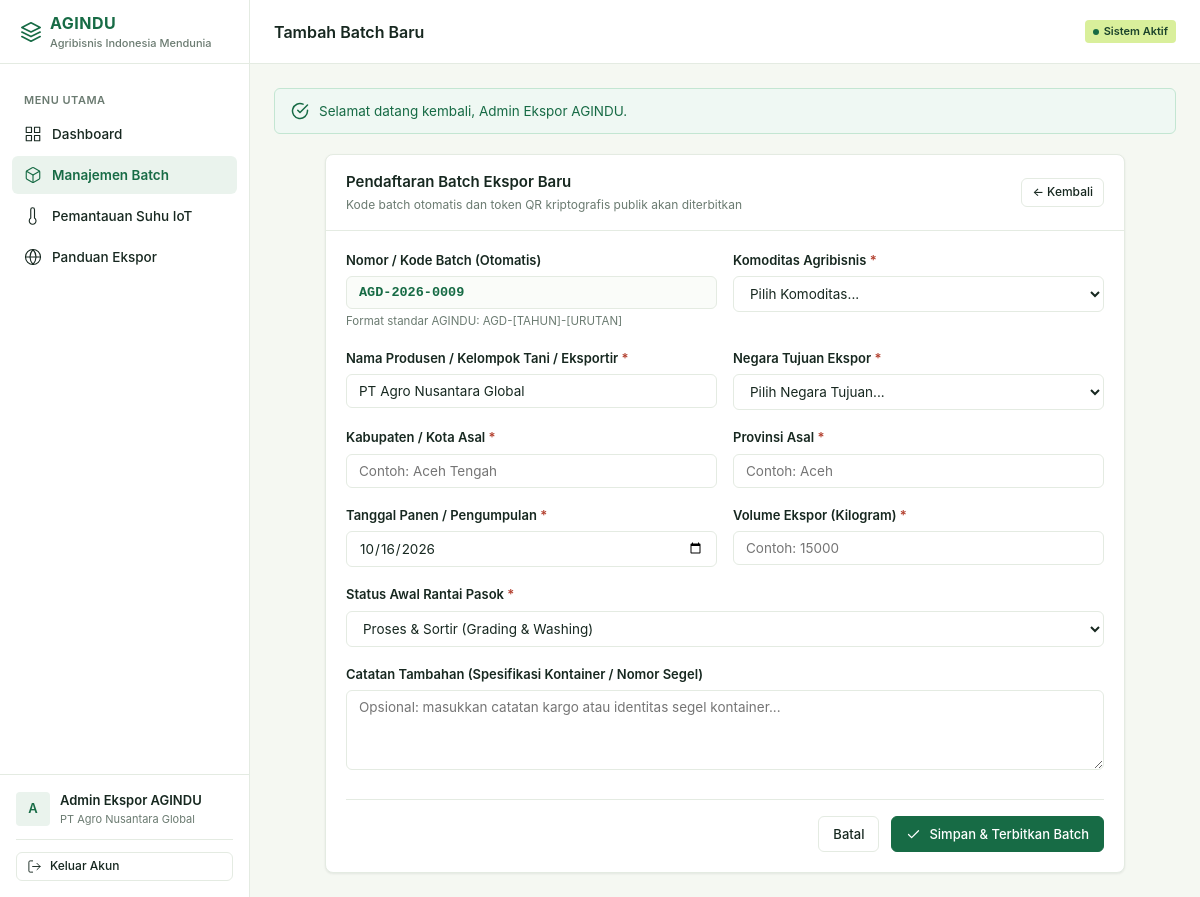
The page /batches/create (signed in) on the database its author committed.
### tables this page shows
CREATE TABLE `users` (
    `id` INT UNSIGNED AUTO_INCREMENT PRIMARY KEY,
    `name` VARCHAR(100) NOT NULL,
    `username` VARCHAR(50) NOT NULL UNIQUE,
    `email` VARCHAR(150) NOT NULL UNIQUE,
    `password_hash` VARCHAR(255) NOT NULL,
    `role` VARCHAR(50) NOT NULL DEFAULT 'producer',
    `company_name` VARCHAR(150) NOT NULL,
    `created_at` TIMESTAMP DEFAULT CURRENT_TIMESTAMP,
    `updated_at` TIMESTAMP DEFAULT CURRENT_TIMESTAMP ON UPDATE CURRENT_TIMESTAMP
);

### app/Views/batches/create.php (the view, shortened to what the rows shown need)
<div class="card" style="max-width: 800px; margin: 0 auto;">
    <div class="card-header">
        <div>
            <h1 class="card-title">Pendaftaran Batch Ekspor Baru</h1>
            <div class="card-subtitle">Kode batch otomatis dan token QR kriptografis publik akan diterbitkan</div>
        </div>
        <a href="<?= url('/batches') ?>" class="btn btn-outline btn-sm">&larr; Kembali</a>
    </div>
    <form action="<?= url('/batches') ?>" method="POST" class="card-body">
        <div class="form-row">
            <div class="form-group">
                <label class="form-label">Nomor / Kode Batch (Otomatis)</label>
                <input type="text" class="form-control" value="<?= e($generatedCode) ?>" readonly style="background-color: #fafcf9; font-family: var(--font-mono); font-weight: 700; color: var(--green);">
                <div class="form-help">Format standar AGINDU: AGD-[TAHUN]-[URUTAN]</div>
            </div>
            <div class="form-group">
                <label for="commodity_id" class="form-label required">Komoditas Agribisnis</label>
                <select name="commodity_id" id="commodity_id" class="form-select" required>
                    <option value="">Pilih Komoditas...</option>
                </select>
            </div>
        </div>
        <div class="form-row">
            <div class="form-group">
                <label for="producer_name" class="form-label required">Nama Produsen / Kelompok Tani / Eksportir</label>
                <input type="text" id="producer_name" name="producer_name" class="form-control" placeholder="Contoh: Koperasi Tani Makmur Gayo" required value="<?= e(auth_user()['company_name'] ?? '') ?>">
            </div>
            <div class="form-group">
                <label for="destination_country_id" class="form-label required">Negara Tujuan Ekspor</label>
                <select name="destination_country_id" id="destination_country_id" class="form-select" required>
                    <option value="">Pilih Negara Tujuan...</option>
                </select>
            </div>
        </div>
        <div class="form-row">
            <div class="form-group">
                <label for="origin_regency" class="form-label required">Kabupaten / Kota Asal</label>
                <input type="text" id="origin_regency" name="origin_regency" class="form-control" placeholder="Contoh: Aceh Tengah" required>
            </div>
            <div class="form-group">
                <label for="origin_province" class="form-label required">Provinsi Asal</label>
                <input type="text" id="origin_province" name="origin_province" class="form-control" placeholder="Contoh: Aceh" required>
            </div>
        </div>
        <div class="form-row">
            <div class="form-group">
                <label for="harvest_date" class="form-label required">Tanggal Panen / Pengumpulan</label>
                <input type="date" id="harvest_date" name="harvest_date" class="form-control" required value="<?= date('Y-m-d') ?>">
            </div>
            <div class="form-group">
                <label for="volume_kg" class="form-label required">Volume Ekspor (Kilogram)</label>
                <input type="number" step="0.01" min="1" id="volume_kg" name="volume_kg" class="form-control" placeholder="Contoh: 15000" required>
            </div>
        </div>
        <div class="form-row">
            <div class="form-group">
                <label for="status" class="form-label required">Status Awal Rantai Pasok</label>
                <select name="status" id="status" class="form-select" required>
                    <option value="processing" selected>Proses & Sortir (Grading & Washing)</option>
                </select>
            </div>
        </div>
        <div class="form-group">
            <label for="notes" class="form-label">Catatan Tambahan (Spesifikasi Kontainer / Nomor Segel)</label>
            <textarea id="notes" name="notes" class="form-control" rows="3" placeholder="Opsional: masukkan catatan kargo atau identitas segel kontainer..."></textarea>
        </div>
        <div style="display: flex; gap: 12px; justify-content: flex-end; margin-top: 24px; padding-top: 16px; border-top: 1px solid var(--line);">
            <a href="<?= url('/batches') ?>" class="btn btn-outline">Batal</a>
            <button type="submit" class="btn btn-primary">
                <svg width="15" height="15" viewBox="0 0 24 24" fill="none" stroke="currentColor" stroke-width="2" stroke-linecap="round" stroke-linejoin="round">
                    <polyline points="20 6 9 17 4 12"></polyline>
                </svg>
                <span>Simpan & Terbitkan Batch</span>
            </button>
        </div>
    </form>
</div>

### app/Core/Router.php (shortened to what the rows shown need)
<?php
require_once __DIR__ . '/helpers.php';
class Router
{
    private array $routes = [];
    private function addRoute(string $method, string $pattern, array $handler): void
    {
        $regex = preg_replace('/\{([a-zA-Z0-9_]+)\}/', '(?P<$1>[^/]+)', $pattern);
        $regex = '#^' . $regex . '$#';
        $this->routes[] = [
            'method'  => $method,
            'pattern' => $pattern,
            'regex'   => $regex,
            'handler' => $handler
        ];
    }
    public function dispatch(): void
    {
        $requestMethod = $_SERVER['REQUEST_METHOD'] ?? 'GET';
        $uri = $_SERVER['REQUEST_URI'] ?? '/';
        $path = parse_url($uri, PHP_URL_PATH);
        $basePath = detect_base_path();
        if ($basePath !== '' && str_starts_with($path, $basePath)) {
            $path = substr($path, strlen($basePath));
        }
        $path = '/' . trim($path, '/');
        foreach ($this->routes as $route) {
            if ($route['method'] !== $requestMethod) {
                continue;
            }
            if (preg_match($route['regex'], $path, $matches)) {
                $params = [];
                [$controllerClass, $method] = $route['handler'];
                $instance = new $controllerClass();
                call_user_func_array([$instance, $method], array_values($params));
                return;
            }
        }
    }
}

### app/Views/layouts/main.php (shortened to what the rows shown need)
<!DOCTYPE html>
<html lang="id">
<head>
    <link rel="stylesheet" href="<?= asset('css/app.css') ?>">
</head>
<body>
    <div class="app-wrapper">
        <aside class="app-sidebar" id="appSidebar">
            <div class="sidebar-header">
                <div class="sidebar-brand">
                    <svg width="22" height="22" viewBox="0 0 24 24" fill="none" stroke="currentColor" stroke-width="1.8" stroke-linecap="round" stroke-linejoin="round">
                        <path d="M12 2L2 7l10 5 10-5-10-5z"></path>
                        <path d="M2 17l10 5 10-5"></path>
                        <path d="M2 12l10 5 10-5"></path>
                    </svg>
                    <div>
                        <?= APP_NAME ?>
                        <span><?= APP_TAGLINE ?></span>
                    </div>
                </div>
            </div>
            <nav class="sidebar-nav">
                <div class="nav-section-title">Menu Utama</div>
                <a href="<?= url('/dashboard') ?>" class="nav-item <?= ($activeNav ?? '') === 'dashboard' ? 'active' : '' ?>">
                    <span>Dashboard</span>
                </a>
                <a href="<?= url('/batches') ?>" class="nav-item <?= ($activeNav ?? '') === 'batches' ? 'active' : '' ?>">
                    <span>Manajemen Batch</span>
                </a>
                <a href="<?= url('/temperature') ?>" class="nav-item <?= ($activeNav ?? '') === 'temperature' ? 'active' : '' ?>">
                    <svg width="18" height="18" viewBox="0 0 24 24" fill="none" stroke="currentColor" stroke-width="1.5" stroke-linecap="round" stroke-linejoin="round">
                        <path d="M14 14.76V3.5a2.5 2.5 0 0 0-5 0v11.26a4.5 4.5 0 1 0 5 0z"></path>
                    </svg>
                    <span>Pemantauan Suhu IoT</span>
                </a>
                <a href="<?= url('/export-guide') ?>" class="nav-item <?= ($activeNav ?? '') === 'export_guide' ? 'active' : '' ?>">
                    <span>Panduan Ekspor</span>
                </a>
            </nav>
            <div class="sidebar-footer">
                <?php $user = auth_user(); ?>
                <div class="user-profile-summary">
                    <div class="user-avatar">
                        <?= strtoupper(substr($user['name'] ?? 'A', 0, 1)) ?>
                    </div>
                    <div class="user-info">
                        <div class="user-name"><?= e($user['name'] ?? 'Admin Produsen') ?></div>
                        <div class="user-org"><?= e($user['company_name'] ?? 'AGINDU Network') ?></div>
                    </div>
                </div>
                <form action="<?= url('/logout') ?>" method="POST" style="margin: 0;">
                    <button type="submit" class="btn btn-outline btn-sm" style="width: 100%; justify-content: flex-start;">
                        <svg width="15" height="15" viewBox="0 0 24 24" fill="none" stroke="currentColor" stroke-width="1.5" stroke-linecap="round" stroke-linejoin="round">
                            <path d="M9 21H5a2 2 0 0 1-2-2V5a2 2 0 0 1 2-2h4"></path>
                            <polyline points="16 17 21 12 16 7"></polyline>
                            <line x1="21" y1="12" x2="9" y2="12"></line>
                        </svg>
                        <span>Keluar Akun</span>
                    </button>
                </form>
            </div>
        </aside>
        <main class="app-main">
            <header class="app-header">
                <div class="header-left">
                    <div class="header-title"><?= isset($pageTitle) ? e($pageTitle) : 'Sistem Ketertelusuran Ekspor' ?></div>
                </div>
                <div class="header-right">
                    <span class="badge badge-lime">
                        <span class="badge-dot"></span>
                        Sistem Aktif
                    </span>
                </div>
            </header>
            <div class="content-body">
                <?php if (has_flash('success')): ?>
                <div class="alert-box alert-success">
                    <svg width="18" height="18" viewBox="0 0 24 24" fill="none" stroke="currentColor" stroke-width="2" stroke-linecap="round" stroke-linejoin="round">
                        <path d="M22 11.08V12a10 10 0 1 1-5.93-9.14"></path>
                        <polyline points="22 4 12 14.01 9 11.01"></polyline>
                    </svg>
                    <span><?= e(get_flash('success')) ?></span>
                </div>
                <?php endif; ?>
                <?= $content ?>
            </div>
        </main>
    </div>
</body>
</html>

### rows shown on the page
users: name "A", name "Admin Ekspor AGINDU", company_name "PT Agro Nusantara Global", producer_name "PT Agro Nusantara Global"
